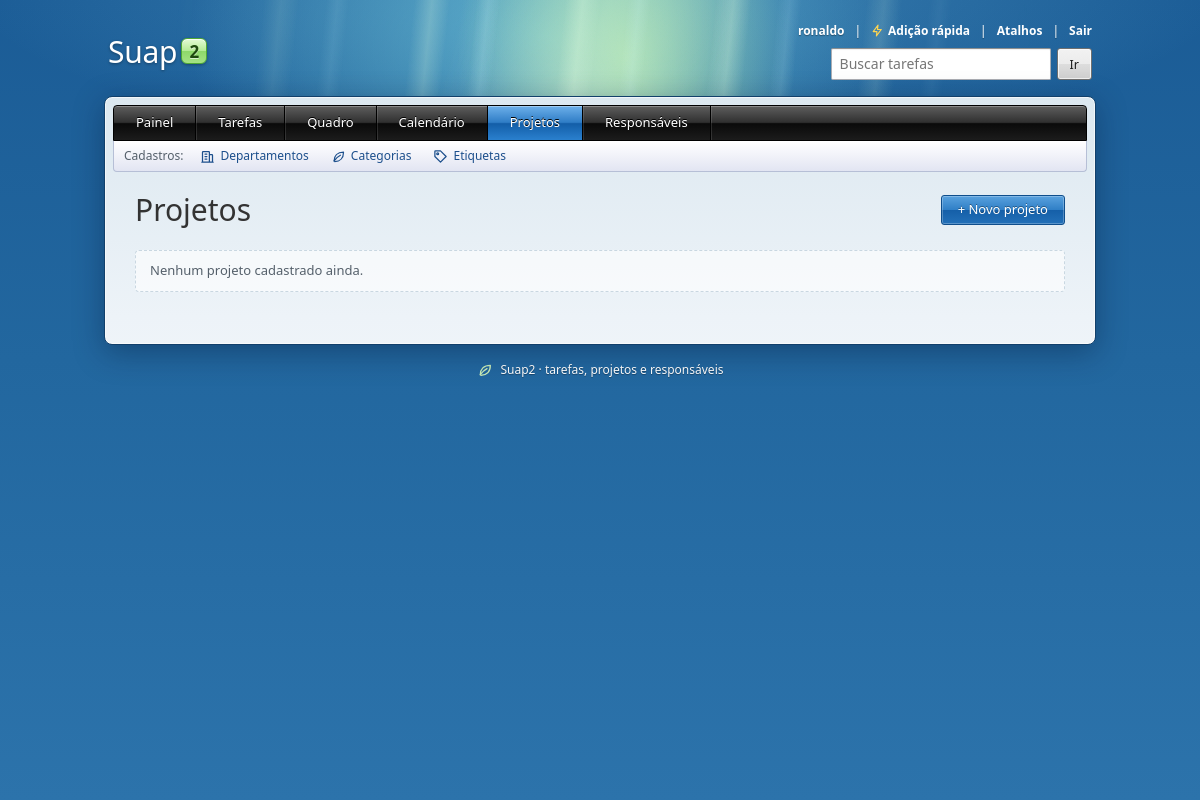
Before: /projetos/ (signed in) with the older database file.
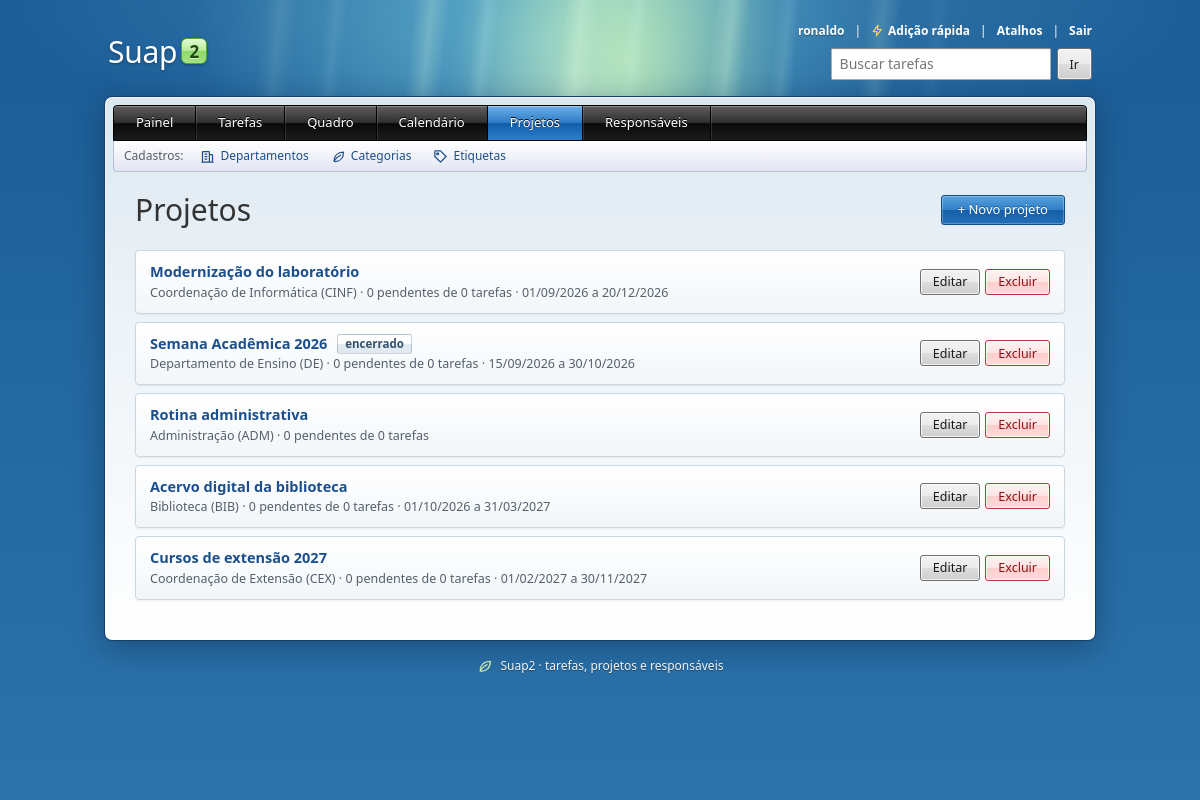
After: the same page with the newer database file.
### Suap2APP/models.py (models this page shows, shortened)
class Projeto(models.Model):
    nome = models.CharField(max_length=120, unique=True)
    descricao = models.TextField(blank=True)
    departamento = models.ForeignKey(
        Departamento, on_delete=models.SET_NULL, null=True, blank=True, related_name='projetos',
    )
    inicio = models.DateField(null=True, blank=True)
    fim = models.DateField(null=True, blank=True)
    class Meta:
        verbose_name = 'Projeto'
        verbose_name_plural = 'Projetos'
        ordering = ['nome']
        constraints = [
            models.CheckConstraint(
                condition=(
                    models.Q(inicio__isnull=True)
                    | models.Q(fim__isnull=True)
                    | models.Q(fim__gte=models.F('inicio'))
                ),
                name='projeto_fim_depois_do_inicio',
            ),
        ]
    @property
    def encerrado(self):
        return self.fim is not None and self.fim < timezone.localdate()

class Departamento(models.Model):
    nome = models.CharField(max_length=100, unique=True)
    sigla = models.CharField(max_length=10, blank=True)
    class Meta:
        verbose_name = 'Departamento'
        verbose_name_plural = 'Departamentos'
        ordering = ['nome']
    def __str__(self):
        return f'{self.nome} ({self.sigla})' if self.sigla else self.nome

### Suap2APP/views.py (the view)
# urls.py: path('projetos/', views.ProjetoListView.as_view(), name='projeto_list'),
class ProjetoListView(LeituraMixin, ListView):
    model = Projeto
    context_object_name = 'projetos'
    def get_queryset(self):
        pendente = Q(tarefas__concluida_em__isnull=True)
        return Projeto.objects.select_related('departamento').annotate(
            total=Count('tarefas', distinct=True),
            pendentes=Count('tarefas', filter=pendente, distinct=True),
        )

### Suap2APP/context_processors.py (called while the page is built)
def acesso(request):
    return {
        'visitante': e_visitante(request),
        'pode_editar': request.user.is_authenticated,
    }

### Suap2APP/views.py (called while the page is built)
def e_visitante(request):
    return not request.user.is_authenticated and request.session.get(SESSAO_VISITANTE, False)

    def dispatch(self, request, *args, **kwargs):
        if request.method in ('GET', 'HEAD') and e_visitante(request):
            return super(LoginRequiredMixin, self).dispatch(request, *args, **kwargs)
        return super().dispatch(request, *args, **kwargs)

### Suap2APP/templates/Suap2APP/projeto_list.html (shortened to what this page needs)
{% extends 'Suap2APP/base.html' %}
{% block content %}
    <div class="cabecalho">
        <h1>Projetos</h1>
        {% if pode_editar %}
        <a class="btn btn-primary" href="{% url 'projeto_create' %}">+ Novo projeto</a>
        {% endif %}
    </div>
    {% if projetos %}
        <div class="lista">
            {% for projeto in projetos %}
                <div class="item">
                    <div class="item-info">
                        <div class="item-titulo">
                            <a href="{% url 'projeto_detail' projeto.pk %}">{{ projeto.nome }}</a>
                            {% if projeto.encerrado %}<span class="badge badge-etiqueta">encerrado</span>{% endif %}
                        </div>
                        <div class="item-detalhe">
                            {% if projeto.departamento %}{{ projeto.departamento }} · {% endif %}
                            {{ projeto.pendentes }} pendente{{ projeto.pendentes|pluralize }}
                            de {{ projeto.total }} tarefa{{ projeto.total|pluralize }}
                            {% if projeto.inicio or projeto.fim %}
                                · {{ projeto.inicio|date:"d/m/Y"|default:"?" }} a {{ projeto.fim|date:"d/m/Y"|default:"?" }}
                            {% endif %}
                        </div>
                    </div>
                    {% if pode_editar %}
                        <div class="acoes">
                            <a class="btn btn-secondary btn-small" href="{% url 'projeto_update' projeto.pk %}">Editar</a>
                            <a class="btn btn-danger btn-small" href="{% url 'projeto_delete' projeto.pk %}">Excluir</a>
                        </div>
                    {% endif %}
                </div>
            {% endfor %}
        </div>
    {% else %}
        <p class="vazio">Nenhum projeto cadastrado ainda.</p>
    {% endif %}
{% endblock %}

Changed rows visible on the page:
added Projeto: nome "Modernização do laboratório", departamento "Coordenação de Informática (CINF)", pendentes "0", total "0", inicio "01/09/2026", fim "20/12/2026"
added Projeto: nome "Semana Acadêmica 2026", shows "encerrado", departamento "Departamento de Ensino (DE)", pendentes "0", total "0", inicio "15/09/2026", fim "30/10/2026"
added Projeto: nome "Rotina administrativa", departamento "Administração (ADM)", pendentes "0", total "0"
added Projeto: nome "Acervo digital da biblioteca", departamento "Biblioteca (BIB)", pendentes "0", total "0", inicio "01/10/2026", fim "31/03/2027"
added Projeto: nome "Cursos de extensão 2027", departamento "Coordenação de Extensão (CEX)", pendentes "0", total "0", inicio "01/02/2027", fim "30/11/2027"
Other visible differences:
text no longer shown: "Nenhum projeto cadastrado ainda."
